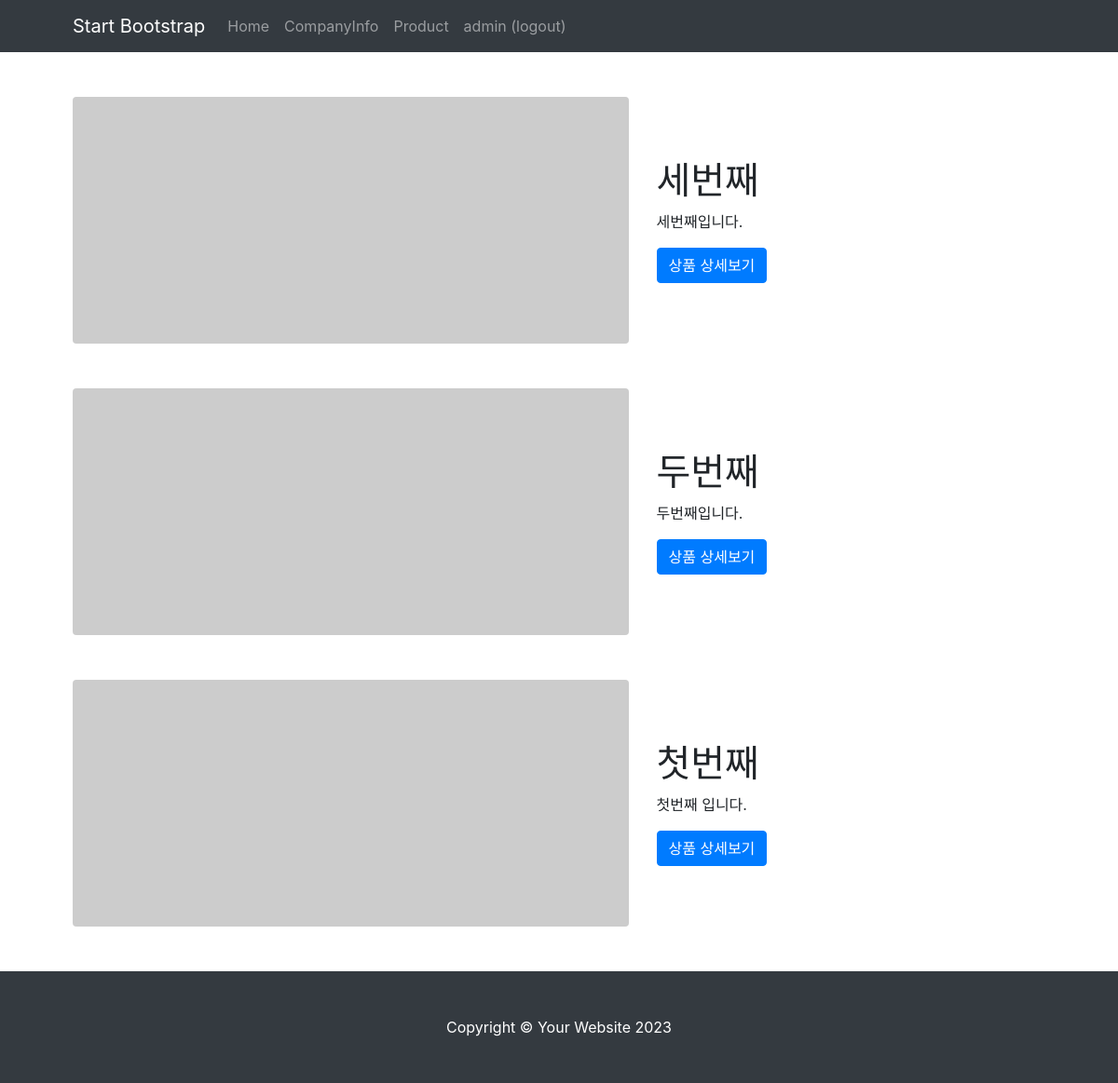
Page /mysite/ (signed in) on the committed database.
### mysite/models.py (models this page shows)
class MainContent(models.Model):
    title = models.CharField(max_length=200)
    content = models.TextField()
    pub_date = models.DateTimeField('date published')

### mysite/views.py (the view)
# urls.py: path("",views.index),
def index(request):
    content_list = MainContent.objects.order_by('-pub_date')
    context = {'content_list': content_list}
    return render(request, 'mysite/content_list.html', context)

### templates/mysite/content_list.html
{% extends "pages/base.html" %}
{% block content %}
<div class="container px-4 px-lg-5">
    {% if content_list %}
    {% for content in content_list %}
    <div class="row gx-4 gx-lg-5 align-items-center my-5">
        <div class="col-lg-7"><img class="img-fluid rounded mb-4 mb-lg-0" src="https://dummyimage.com/900x400/dee2e6/6c757d.jpg" alt="..." /></div>
        <div class="col-lg-5">
            <h1 class="font-weight-light">{{ content.title }}</h1>
            <p>{{ content.content | truncatewords:30}}</p>
            <a class="btn btn-primary" href="{% url 'detail' content.id %}">상품 상세보기</a>
        </div>
    </div>
    {% endfor %}
    {% else %}
    <p>content가 없습니다.</p>
    {% endif %}
</div>
{% endblock %}

### templates/pages/navbar.html (shortened to what this page needs)
<nav class="navbar navbar-expand-lg navbar-dark bg-dark">
    <div class="container px-5">
        <a class="navbar-brand" href="#!">Start Bootstrap</a>
        <div class="collapse navbar-collapse" id="navbarSupportedContent">
            <ul class="navbar-nav ms-auto mb-2 mb-lg-0">
                <li class="nav-item"><a class="nav-link" href="/">Home</a></li>
                <li class="nav-item"><a class="nav-link" href="/company/">CompanyInfo</a></li>
                <li class="nav-item"><a class="nav-link" href="/mysite/">Product</a></li>
                {% if user.is_authenticated %}
                <li class="nav-item"><a class="nav-link" href="{% url 'accounts:logout' %}">{{ user.username }} (logout)</a></li>
                {% else %}
                <li class="nav-item"><a class="nav-link" href="{% url 'accounts:login' %}">login</a></li>
                {% endif %}
            </ul>
        </div>
    </div>
</nav>

### rows in the picture
MainContent: title "세번째", content "세번째입니다."
MainContent: title "두번째", content "두번째입니다."
MainContent: title "첫번째", content "첫번째 입니다."

### other values in the picture
{{ user.username }} "admin"
